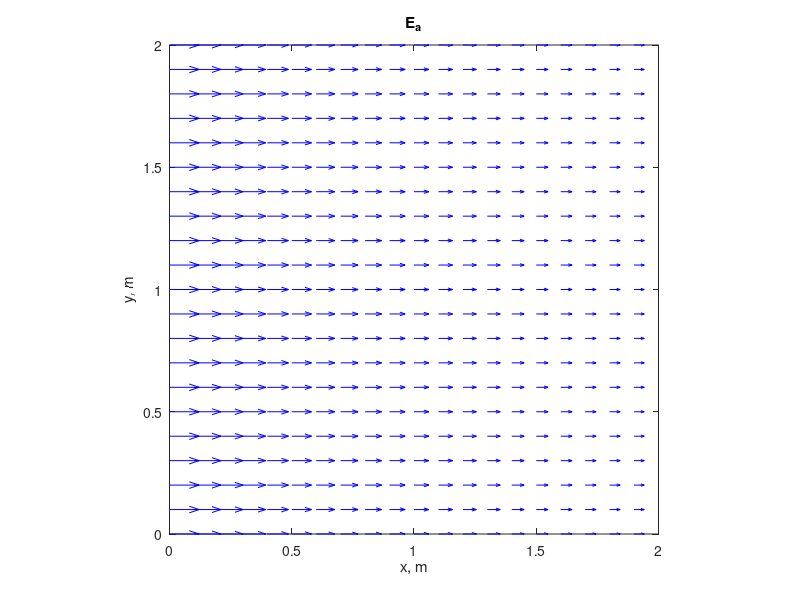
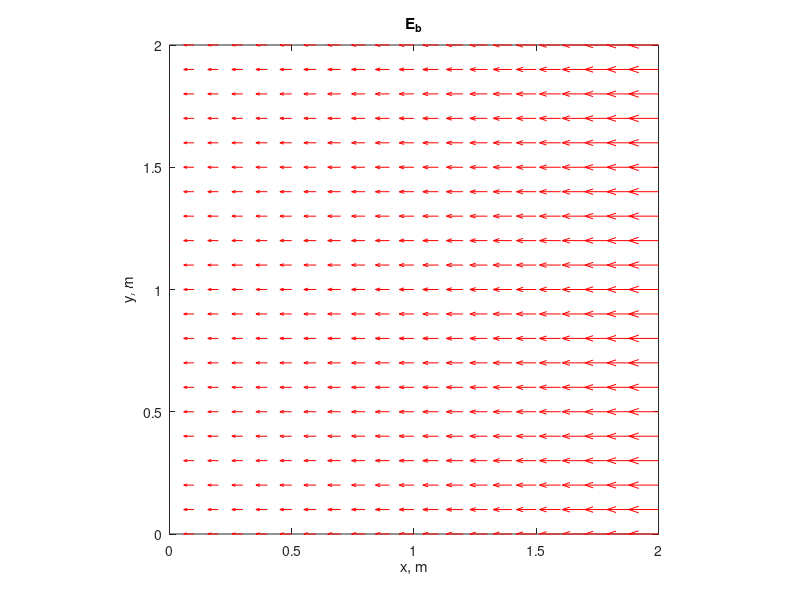
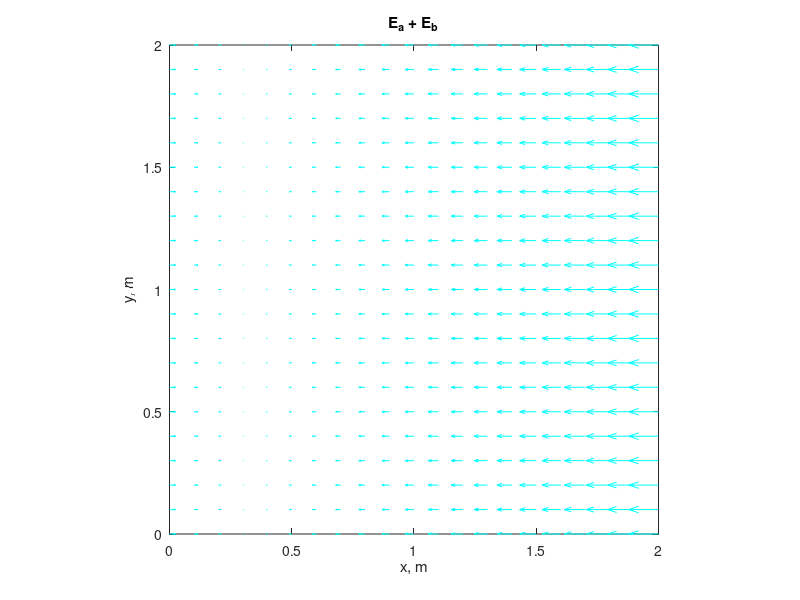
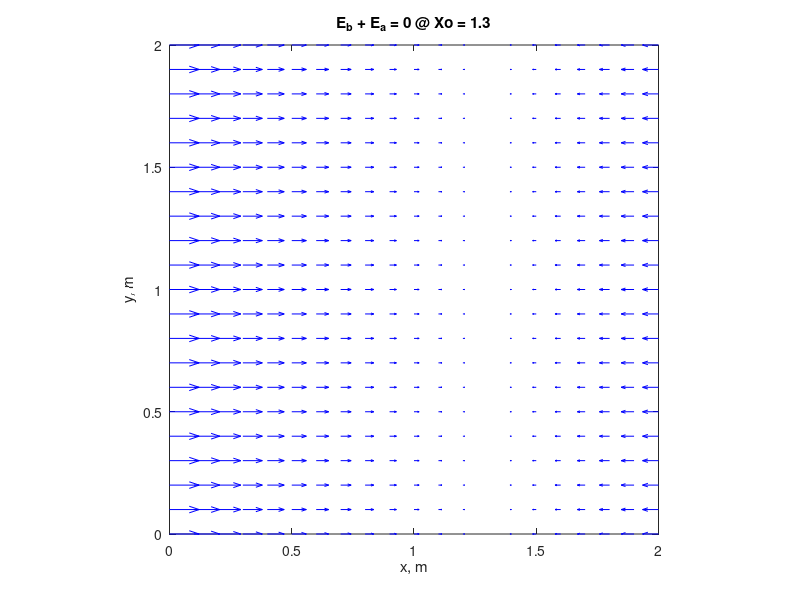

MATLAB code for these plots, in order: (Note: this script raises an error after producing the figures.)
% LAB 2a-A: Visualizing Vectors
%% Superposition of vector fields
x = linspace(0, 2, 21);
y = linspace(0, 2, 21);
[X, Y] = meshgrid(x, y);

A = 1;
B = 2;
Xa = -1;
Xb = 3;

Ea = A./(X - Xa);
Eb = B./(X - Xb);

% E_a
figure
quiver(X ,Y ,Ea , 0*X,'b')

xlabel('x, m')
xlim ([0, 2])
ylabel('y, m')
ylim([0, 2])

title('E_a')
axis square

% E_b
figure
quiver(X, Y, Eb, 0*X, 'r')

xlabel('x, m')
xlim ([0, 2])
ylabel('y, m')
ylim([0, 2])

title('E_b')
axis square

%E_a + E_b
figure
quiver(X, Y, Ea+Eb, 0*X, 'c')

xlabel('x, m')
xlim ([0, 2])

ylabel('y, m')
ylim([0, 2])

title('E_a + E_b')
axis square
xticks(0: 0.5 :2)

%E_a + E_b = 0 @ Xo = 1.3
figure
Eb = 0.739 ./(X-Xb);
quiver(X, Y, Ea + Eb, 0*X, 'b')

xlabel('x, m')
xlim ([0, 2])

ylabel('y, m')
ylim([0, 2])

title('E_b + E_a = 0 @ Xo = 1.3') 
axis square
xticks(0 :0.5: 2)

%% Cylindrical Coordinates
%cylindrical to cartesian conversions
figure
phi  = (0: pi/10: 2*pi);
x    = 1.5*cos(phi);
rhox = cos(phi);
phix = -sin(phi);

y    = 1.5*sin(phi);
rhoy = sin(phi);
phiy = cos(phi);

hold on
quiver (x, y, rhox, rhoy, 0.5)
quiver (x, y, phix, phiy, 0.5)
scatter(x, y,'filled');

title('Cylindrical Coordinates')
xlabel('x, m')
xlim([-3, 3])
ylabel('y, m')
ylim([-3, 3])
legend('\rho', '\phi')
axis square
hold off

%% Visualizing Divergence
x = linspace(0, 3.1, 32);
y = linspace(0, 1, 31);
[X, Y] = meshgrid(x, y);

A  = sin(X); %xcomp
dA = cos(X); %dA/dx

B  = A;      %ycomp
dB = 0*Y;    %dB/dy

figure
hold on
p = pcolor(X ,Y, dA);
set(p, 'EdgeColor', 'none');
cbh = colorbar; 
cbh.Ticks = linspace(-1, 1, 5);
quiver(X, Y, A, 0*X,'black');

title('Visualizing Divergence: A')
ylabel('y, m')
xlabel('x, m')
xlim([0,3.1])
ylim([0,1])
yticks(0:(1/5):1)
legend('\nabla\cdotA', 'A')
hold off

figure
hold on
pcolor(X ,Y, dB);
shading flat

cbh = colorbar; 
cbh.Ticks = linspace(-1, 1, 5);
quiver(X, Y, 0*X, B,'black');

title('Visualizing Divergence: B')
ylabel('y, m')
xlabel('x, m')
xlim([0,3.1])
ylim([0,1])
yticks(0: .2 :1)
legend('\nabla\cdotB', 'B')